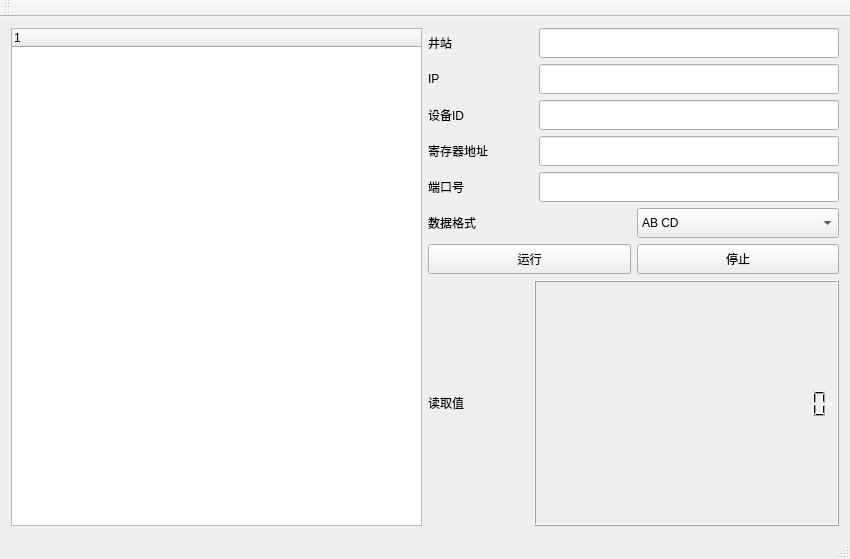
<?xml version="1.0" encoding="UTF-8"?>
<ui version="4.0">
 <class>MainWindow</class>
 <widget class="QMainWindow" name="MainWindow">
  <property name="geometry">
   <rect>
    <x>0</x>
    <y>0</y>
    <width>850</width>
    <height>559</height>
   </rect>
  </property>
  <property name="windowTitle">
   <string>DATA_SOURCE</string>
  </property>
  <widget class="QWidget" name="centralWidget">
   <layout class="QHBoxLayout" name="horizontalLayout_2">
    <item>
     <layout class="QHBoxLayout" name="horizontalLayout">
      <item>
       <widget class="QTreeWidget" name="treeWidget">
        <column>
         <property name="text">
          <string notr="true">1</string>
         </property>
        </column>
       </widget>
      </item>
      <item>
       <layout class="QVBoxLayout" name="verticalLayout">
        <item>
         <layout class="QGridLayout" name="gridLayout_8">
          <item row="0" column="0">
           <layout class="QGridLayout" name="gridLayout_6">
            <item row="0" column="0">
             <widget class="QLabel" name="label_name">
              <property name="text">
               <string>井站</string>
              </property>
             </widget>
            </item>
            <item row="0" column="1">
             <widget class="QLineEdit" name="lineEdit_name">
              <property name="maximumSize">
               <size>
                <width>300</width>
                <height>30</height>
               </size>
              </property>
             </widget>
            </item>
           </layout>
          </item>
          <item row="1" column="0">
           <layout class="QGridLayout" name="gridLayout_5">
            <item row="0" column="0">
             <widget class="QLabel" name="label_IP">
              <property name="text">
               <string>IP </string>
              </property>
             </widget>
            </item>
            <item row="0" column="1">
             <widget class="QLineEdit" name="lineEdit_IP">
              <property name="maximumSize">
               <size>
                <width>300</width>
                <height>30</height>
               </size>
              </property>
              <property name="layoutDirection">
               <enum>Qt::RightToLeft</enum>
              </property>
             </widget>
            </item>
           </layout>
          </item>
          <item row="2" column="0">
           <layout class="QGridLayout" name="gridLayout_4">
            <item row="0" column="0">
             <widget class="QLabel" name="label_pid">
              <property name="text">
               <string>设备ID</string>
              </property>
             </widget>
            </item>
            <item row="0" column="1">
             <widget class="QLineEdit" name="lineEdit_pid">
              <property name="maximumSize">
               <size>
                <width>300</width>
                <height>30</height>
               </size>
              </property>
             </widget>
            </item>
           </layout>
          </item>
          <item row="3" column="0">
           <layout class="QGridLayout" name="gridLayout_3">
            <item row="0" column="0">
             <widget class="QLabel" name="label_addr">
              <property name="text">
               <string>寄存器地址</string>
              </property>
             </widget>
            </item>
            <item row="0" column="1">
             <widget class="QLineEdit" name="lineEdit_addr">
              <property name="maximumSize">
               <size>
                <width>300</width>
                <height>30</height>
               </size>
              </property>
             </widget>
            </item>
           </layout>
          </item>
          <item row="4" column="0">
           <layout class="QGridLayout" name="gridLayout">
            <item row="0" column="0">
             <widget class="QLabel" name="label_port">
              <property name="text">
               <string>端口号</string>
              </property>
             </widget>
            </item>
            <item row="0" column="1">
             <widget class="QLineEdit" name="lineEdit_port">
              <property name="minimumSize">
               <size>
                <width>300</width>
                <height>30</height>
               </size>
              </property>
              <property name="maximumSize">
               <size>
                <width>300</width>
                <height>30</height>
               </size>
              </property>
             </widget>
            </item>
           </layout>
          </item>
          <item row="5" column="0">
           <layout class="QGridLayout" name="gridLayout_7">
            <item row="0" column="0">
             <widget class="QLabel" name="label_mode">
              <property name="text">
               <string>数据格式</string>
              </property>
             </widget>
            </item>
            <item row="0" column="1">
             <widget class="QComboBox" name="comboBox_mode">
              <property name="maximumSize">
               <size>
                <width>300</width>
                <height>30</height>
               </size>
              </property>
              <item>
               <property name="text">
                <string>AB CD</string>
               </property>
              </item>
              <item>
               <property name="text">
                <string>CD AB</string>
               </property>
              </item>
              <item>
               <property name="text">
                <string>BA DC</string>
               </property>
              </item>
              <item>
               <property name="text">
                <string>DC BA</string>
               </property>
              </item>
             </widget>
            </item>
           </layout>
          </item>
          <item row="6" column="0">
           <layout class="QGridLayout" name="gridLayout_2">
            <item row="0" column="0">
             <widget class="QPushButton" name="pushButton_run">
              <property name="maximumSize">
               <size>
                <width>250</width>
                <height>30</height>
               </size>
              </property>
              <property name="text">
               <string>运行</string>
              </property>
             </widget>
            </item>
            <item row="0" column="1">
             <widget class="QPushButton" name="pushButton_stop">
              <property name="maximumSize">
               <size>
                <width>250</width>
                <height>30</height>
               </size>
              </property>
              <property name="text">
               <string>停止</string>
              </property>
             </widget>
            </item>
           </layout>
          </item>
         </layout>
        </item>
        <item>
         <layout class="QGridLayout" name="gridLayout_9">
          <item row="1" column="0">
           <widget class="QLabel" name="label">
            <property name="maximumSize">
             <size>
              <width>100</width>
              <height>16777215</height>
             </size>
            </property>
            <property name="text">
             <string>读取值</string>
            </property>
           </widget>
          </item>
          <item row="1" column="1" colspan="2">
           <widget class="QLCDNumber" name="lcdNumber_reg_value">
            <property name="digitCount">
             <number>20</number>
            </property>
           </widget>
          </item>
         </layout>
        </item>
       </layout>
      </item>
     </layout>
    </item>
   </layout>
  </widget>
  <widget class="QMenuBar" name="menuBar">
   <property name="geometry">
    <rect>
     <x>0</x>
     <y>0</y>
     <width>850</width>
     <height>21</height>
    </rect>
   </property>
  </widget>
  <widget class="QToolBar" name="mainToolBar">
   <attribute name="toolBarArea">
    <enum>TopToolBarArea</enum>
   </attribute>
   <attribute name="toolBarBreak">
    <bool>false</bool>
   </attribute>
  </widget>
  <widget class="QStatusBar" name="statusBar"/>
 </widget>
 <layoutdefault spacing="6" margin="11"/>
 <resources/>
 <connections/>
</ui>
